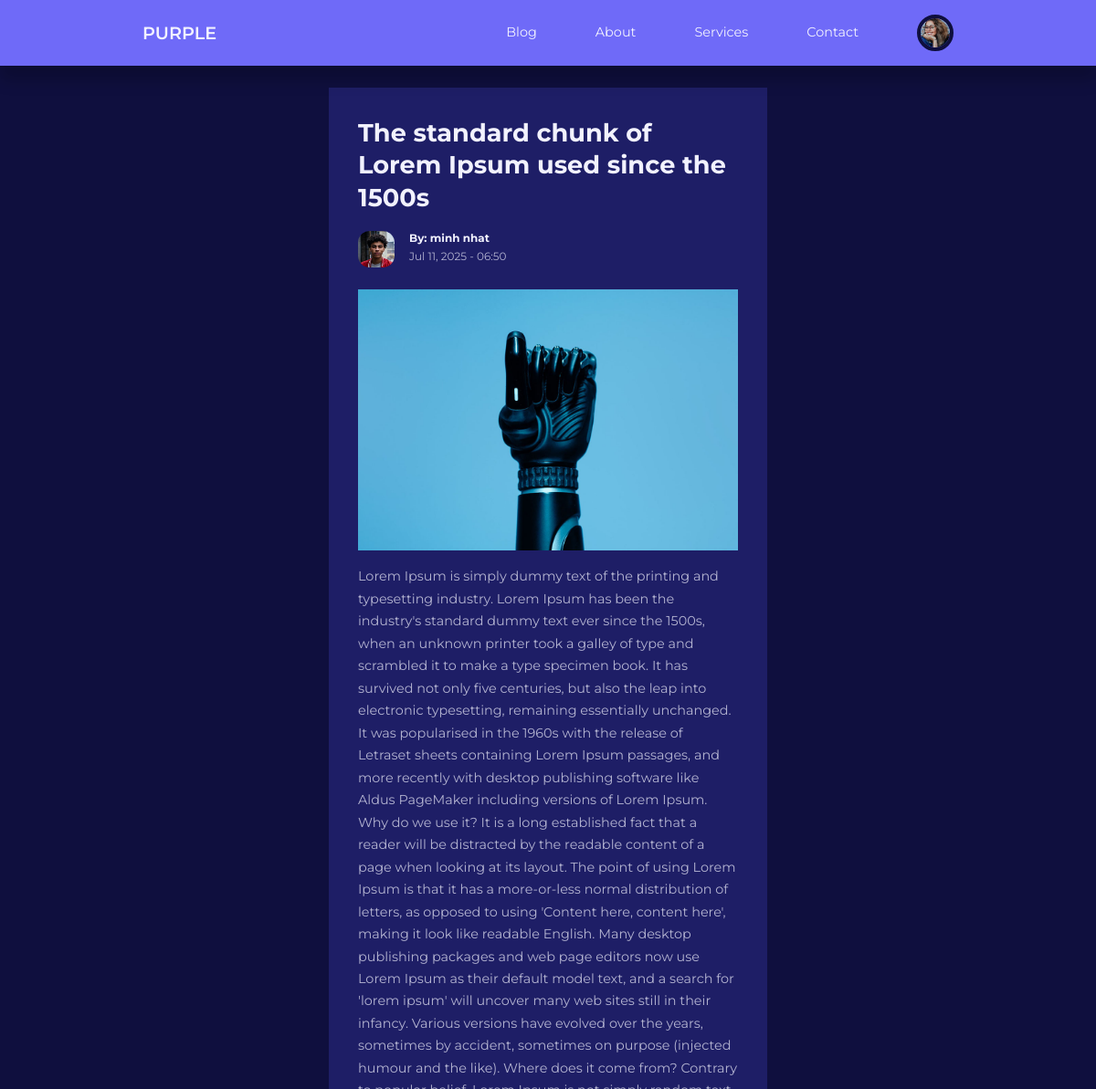
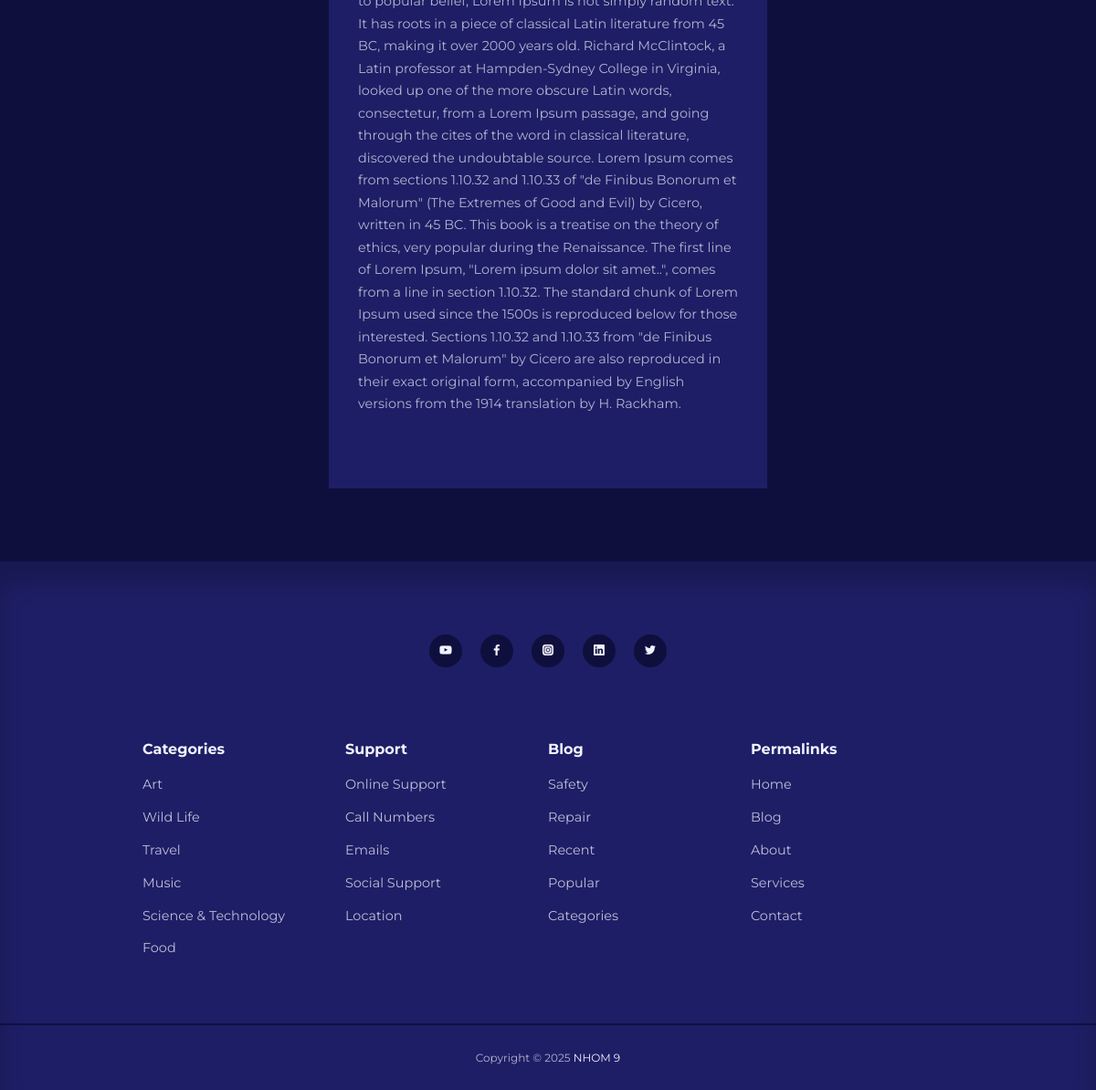
The page /blog/post.php?id=17 (signed in) on the database its author committed (2 pictures, top to bottom).
### tables this page shows
CREATE TABLE `users` (
  `id` int(11) UNSIGNED NOT NULL,
  `firstname` varchar(50) NOT NULL,
  `lastname` varchar(50) NOT NULL,
  `username` varchar(50) NOT NULL,
  `email` varchar(100) NOT NULL,
  `password` varchar(255) NOT NULL,
  `avatar` varchar(255) NOT NULL,
  `is_admin` tinyint(1) NOT NULL
);

CREATE TABLE `posts` (
  `id` int(11) UNSIGNED NOT NULL,
  `title` varchar(255) NOT NULL,
  `body` text NOT NULL,
  `thumbnail` varchar(255) NOT NULL,
  `date_time` timestamp NOT NULL DEFAULT current_timestamp(),
  `category_id` int(11) UNSIGNED DEFAULT NULL,
  `author_id` int(11) UNSIGNED NOT NULL,
  `is_featured` tinyint(1) NOT NULL
);

### blog/post.php (the view)
<?php
include 'partials/header.php';
if (isset($_GET['id'])) {
    $id = filter_var($_GET['id'], FILTER_SANITIZE_NUMBER_INT);
    $query = "SELECT * FROM posts WHERE id=$id";
    $result = mysqli_query($connection, $query);
    $post = mysqli_fetch_assoc($result);
} else {
    header('location: ' . ROOT_URL . 'blog.php');
    die();
}
?>
<section class="singlepost">
  <div class="container singlepost__container">
    <h2><?= $post['title'] ?></h2>
    <div class="post__author">
      <?php
        $author_id = $post['author_id'];
        $author_query = "SELECT * FROM users WHERE id=$author_id";
        $author_result = mysqli_query($connection, $author_query);
        $author = mysqli_fetch_assoc($author_result);
      ?>
      <div class="post__author-avatar">
        <img src="./images/<?= $author['avatar'] ?>" />
      </div>
      <div class="post__author-info">
        <h5>By: <?= "{$author['firstname']} {$author['lastname']}" ?></h5>
        <small><?= date("M d, Y - H:i", strtotime($post['date_time'])) ?></small>
      </div>
    </div>
    <div class="singlepost__thumbnail">
      <img src="./images/<?= $post['thumbnail'] ?>" />
    </div>
    <p><?= $post['body'] ?></p>
  </div>
</section>
<?php
include 'partials/footer.php';
?>

### blog/partials/header.php (shortened to what this page needs)
<?php
require 'config/database.php';
if (isset($_SESSION['user-id'])) {
    $id = filter_var($_SESSION['user-id'], FILTER_SANITIZE_NUMBER_INT);
    $query = "SELECT avatar FROM users WHERE id=$id";
    $result = mysqli_query($connection, $query);
    $avatar = mysqli_fetch_assoc($result);
}
?>
<!DOCTYPE html>
<html lang="en">
  <head>
    <link rel="stylesheet" href="<?= ROOT_URL ?>css/style.css" />
    <link
      rel="stylesheet"
      href="https://unicons.iconscout.com/release/v4.0.0/css/line.css"
    />
  </head>
  <body>
    <nav>
      <div class="container nav__container">
        <a href="<?= ROOT_URL ?>" class="nav__logo">PURPLE</a>
        <ul class="nav__items">
          <li><a href="<?= ROOT_URL ?>blog.php">Blog</a></li>
          <li><a href="<?= ROOT_URL ?>about.php">About</a></li>
          <li><a href="<?= ROOT_URL ?>services.php">Services</a></li>
          <li><a href="<?= ROOT_URL ?>contact.php">Contact</a></li>
          <?php if (isset($_SESSION['user-id'])) : ?>
              <li class="nav__profile">
                  <div class="avatar">
                      <img src="<?= ROOT_URL . 'images/' . $avatar['avatar'] ?>" />
                  </div>
              </li>
          <?php else : ?>
              <li><a href="<?= ROOT_URL ?>signin.php">Signin</a></li>
          <?php endif ?>
        </ul>
      </div>
    </nav>

### blog/css/style.css (style rules this page uses)
:root { --color-primary: #6f6af8; --color-primary-light: hsl(242, 91%, 69%, 18%); --color-primary-variant: #5854c7; --color-red: #da0f3f; --color-red-light: hsl(346, 87%, 46%, 15%); --color-green: #00c476; --color-green-light: hsl(156, 100%, 38%, 15%); --color-gray-900: #1e1e66; --color-gray-700: #2d2b7c; --color-gray-300: rgba(242, 242, 254, 0.3); --color-gray-200: rgba(242, 242, 254, 0.7); --color-white: #f2f2fe; --color-bg: #0f0f3e; --transition: all 300ms ease; --container-width-lg: 74%; --container-width-md: 88%; --form-width: 40%; --card-border-radius-1: 0.3rem; --card-border-radius-2: 0.5rem; --card-border-radius-3: 0.8rem; --card-border-radius-4: 2rem; --card-border-radius-5: 5rem; }
* { margin: 0; padding: 0; outline: 0; border: 0; appearance: 0; list-style: none; text-decoration: none; box-sizing: border-box; }
body { font-family: "Montserrat", sans-serif; line-height: 1.6; color: var(--color-gray-200); overflow-x: hidden; background: var(--color-bg); font-size: 0.9rem; }
.container { width: var(--container-width-lg); max-width: 1800px; margin-inline: auto; }
section { margin-top: 3rem; width: 100%; }
h1, h2, h3, h4, h5 { color: var(--color-white); line-height: 1.3; }
h2 { font-size: 1.7rem; margin: 1rem 0; }
a { color: var(--color-white); transition: var(--transition); }
img { display: block; width: 100%; object-fit: cover; }
nav { background: var(--color-primary); width: 100vw; height: 4.5rem; position: fixed; top: 0; z-index: 10; box-shadow: 0 1rem 1rem rgba(0, 0, 0, 0.2); }
.nav__container { height: 100%; display: flex; align-items: center; justify-content: space-between; }
.avatar { width: 2.5rem; height: 2.5rem; border-radius: 50%; overflow: hidden; border: 0.3rem solid var(--color-bg); }
.nav__logo { font-weight: 600; font-size: 1.2rem; }
.nav__items { display: flex; align-items: center; gap: 4rem; }
.nav__profile { position: relative; cursor: pointer; }
.post__author { display: flex; gap: 1rem; margin-top: 1.2rem; }
.post__author-avatar { width: 2.5rem; height: 2.5rem; border-radius: var(--card-border-radius-3); overflow: hidden; }
.singlepost { margin: 6rem 0 5rem; }
.singlepost__container { width: var(--form-width); background: var(--color-gray-900); padding: 1rem 2rem 5rem; }
.singlepost__thumbnail { margin: 1.5rem 0 1rem; }
.singlepost__container p { margin-top: 0.6rem; line-height: 1.7; }

### rows shown on the page
users: avatar (picture)
posts: title "The standard chunk of Lorem Ipsum used since the 1500s", date_time "Jul 11, 2025 - 06:50", thumbnail (picture), body "Lorem Ipsum is simply dummy text of the printing and typesetting industry. Lorem Ipsum has been the industry's standard dummy text ever since the 1500s, when an unknown printer took a galley of type and scrambled it to make a type specimen book. It has survived not only five centuries, but also the leap into electronic typesetting, remaining essentially unchanged. It was popularised in the 1960s with the release of Letraset sheets containing Lorem Ipsum passages, and more recently with desktop publishing software like Aldus PageMaker including versions of Lorem Ipsum. Why do we use it? It is a long established fact that a reader will be distracted by the readable content of a page when…"
users: avatar (picture), firstname "minh", lastname "nhat"
